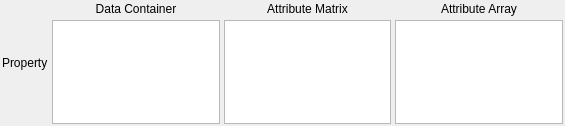
<?xml version="1.0" encoding="UTF-8"?>
<ui version="4.0">
 <class>DataContainerArrayProxyWidget</class>
 <widget class="QWidget" name="DataContainerArrayProxyWidget">
  <property name="geometry">
   <rect>
    <x>0</x>
    <y>0</y>
    <width>565</width>
    <height>126</height>
   </rect>
  </property>
  <property name="windowTitle">
   <string>DataContainerArrayProxyWidget</string>
  </property>
  <layout class="QGridLayout" name="gridLayout">
   <property name="margin">
    <number>2</number>
   </property>
   <property name="spacing">
    <number>4</number>
   </property>
   <item row="0" column="1">
    <widget class="QLabel" name="label_4">
     <property name="text">
      <string>Data Container</string>
     </property>
     <property name="alignment">
      <set>Qt::AlignCenter</set>
     </property>
    </widget>
   </item>
   <item row="0" column="2">
    <widget class="QLabel" name="label_2">
     <property name="text">
      <string>Attribute Matrix</string>
     </property>
     <property name="alignment">
      <set>Qt::AlignCenter</set>
     </property>
    </widget>
   </item>
   <item row="0" column="3">
    <widget class="QLabel" name="label_3">
     <property name="text">
      <string>Attribute Array</string>
     </property>
     <property name="alignment">
      <set>Qt::AlignCenter</set>
     </property>
    </widget>
   </item>
   <item row="1" column="1">
    <widget class="QListWidget" name="dataContainerList">
     <property name="minimumSize">
      <size>
       <width>150</width>
       <height>0</height>
      </size>
     </property>
     <property name="editTriggers">
      <set>QAbstractItemView::EditKeyPressed|QAbstractItemView::SelectedClicked</set>
     </property>
    </widget>
   </item>
   <item row="1" column="2">
    <widget class="QListWidget" name="attributeMatrixList">
     <property name="minimumSize">
      <size>
       <width>150</width>
       <height>0</height>
      </size>
     </property>
     <property name="editTriggers">
      <set>QAbstractItemView::EditKeyPressed|QAbstractItemView::SelectedClicked</set>
     </property>
    </widget>
   </item>
   <item row="1" column="3">
    <widget class="QListWidget" name="attributeArrayList">
     <property name="minimumSize">
      <size>
       <width>150</width>
       <height>0</height>
      </size>
     </property>
     <property name="editTriggers">
      <set>QAbstractItemView::EditKeyPressed|QAbstractItemView::SelectedClicked</set>
     </property>
     <property name="uniformItemSizes">
      <bool>true</bool>
     </property>
    </widget>
   </item>
   <item row="0" column="0" rowspan="2">
    <widget class="QLabel" name="label">
     <property name="text">
      <string>Property</string>
     </property>
    </widget>
   </item>
  </layout>
 </widget>
 <resources/>
 <connections/>
</ui>
